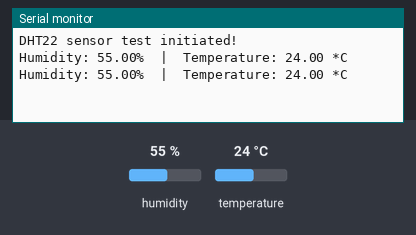
Bench run of a sketch on a simulated Arduino Uno, built with avr-gcc and run on an emulated ATmega328P. Parts: the last lines printed to the serial monitor. The inputs (shaded band) are chosen by the test bench; at power-on: humidity 55 %, temperature 24 °C.

Above: at 4.8 s.
4.9 s: humidity set to 22 %
At 6.8 s:
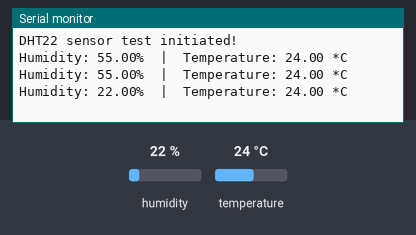
7.9 s: temperature set to 12 °C
At 8.5 s:
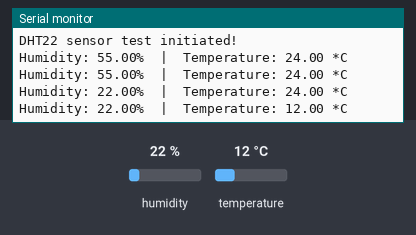
10.9 s: humidity set to 40 %
At 13.2 s:
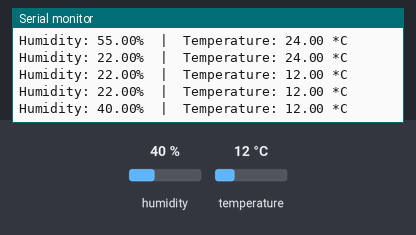
Timing chart, 0 to 14.7 s (numbered marks = the images above; inputs shaded):
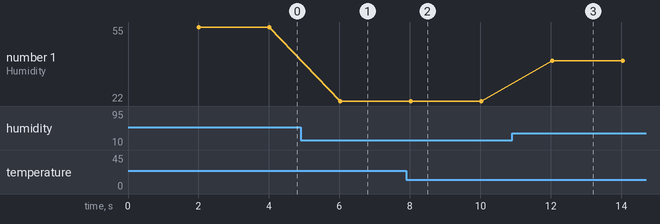

Measured:
- after the input at 4.9 s, the serial monitor: prints a new line after 1.1 s (image 1)
- after the input at 7.9 s, the serial monitor: prints a new line after 0.12 s (image 2)
- after the input at 10.9 s, the serial monitor: prints a new line after 1.1 s (image 3)
- plotted number 1: 55 → 22 after the input at 4.9 s, 22 → 40 after the input at 10.9 s

The sketch:

DHT-22.ino
```cpp
// =================================================================//
//  SENSOR TEST: DHT22 - Temperature & Humidity
// =================================================================//

// First, I include the necessary libraries from Adafruit.
#include <Adafruit_Sensor.h>
#include <DHT.h>

// Here, I define the GPIO pin my sensor is connected to and its specific type.
#define DHTPIN 4      // The GPIO pin I'm using for the DATA line.
#define DHTTYPE DHT22 // I specify that my sensor model is the DHT22.

// I create a DHT object that the rest of my code will use to interact with the sensor.
DHT dht(DHTPIN, DHTTYPE);

void setup() {
  // I'll start serial communication to see the output on my computer's Serial Monitor.
  Serial.begin(9600);
  Serial.println("DHT22 sensor test initiated!");

  // I initialize the sensor itself.
  dht.begin();
}

void loop() {
  // The DHT22 datasheet recommends waiting at least 2 seconds between readings.
  delay(2000);

  // In the main loop, I'll read the humidity and temperature from the sensor.
  float h = dht.readHumidity();
  float t = dht.readTemperature(); // Read in Celsius by default.

  // It's good practice to check if the readings are valid. Sometimes they can fail.
  // isnan() checks if the value is "Not a Number".
  if (isnan(h) || isnan(t)) {
    Serial.println("Failed to read from DHT sensor!");
    return; // I'll exit the function early if there's an error.
  }

  // If the reading was successful, I print the data to the Serial Monitor.
  Serial.print("Humidity: ");
  Serial.print(h);
  Serial.print("%  |  ");
  Serial.print("Temperature: ");
  Serial.print(t);
  Serial.println(" *C");
}
```
